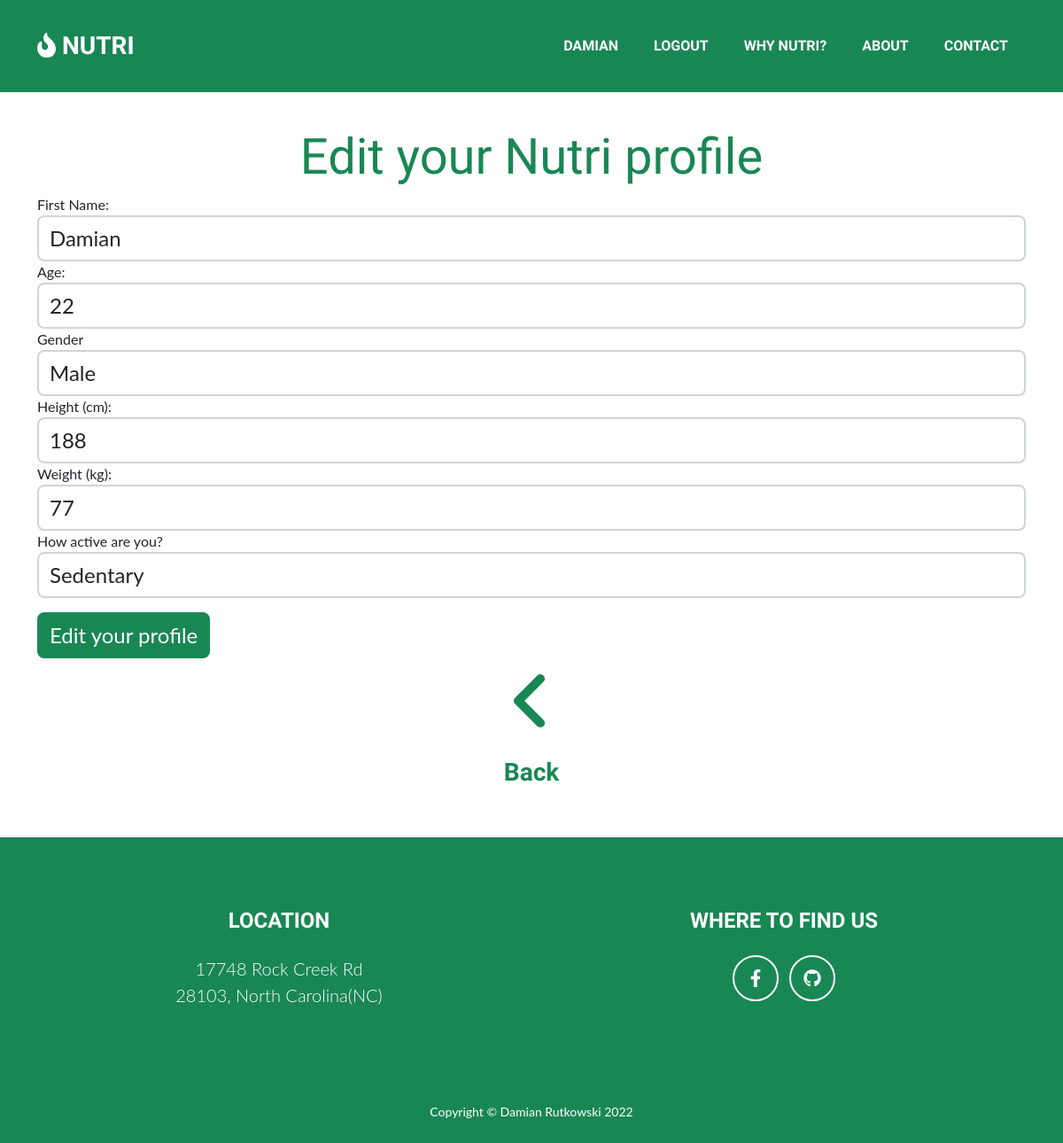
The app's page /profile/edit (signed in) with its own data.
### dbmodels.py (models this page shows)
class User(UserMixin, db.Model):
    id = db.Column(db.Integer, primary_key=True)
    email = db.Column(db.String(250), unique=True, nullable=False)
    password = db.Column(db.String(250), nullable=False)
    name = db.Column(db.String(250), nullable=False)
    age = db.Column(db.Integer, nullable=False)
    gender = db.Column(db.String(10), nullable=False)
    height = db.Column(db.Integer, nullable=False)
    weight = db.Column(db.Integer, nullable=False)
    activity_level = db.Column(db.Integer)
    exercises = db.relationship('Exercise', backref="user")
    meals = db.relationship('Meal', backref="user")

### main.py (the view, shortened to what this page needs)
@app.route("/profile/edit", methods=["GET","POST"])
@login_required
def edit_profile():
    editform = EditForm()
    user = User.query.filter_by(id=current_user.id).first()
    editform.height.data = user.height
    editform.weight.data = user.weight
    editform.age.data = user.age
    editform.gender.data = user.gender
    editform.name.data = user.name
    editform.activity_level.data = user.activity_level
    return render_template("edit_profile.html", form=editform)

### forms.py
class EditForm(FlaskForm):
    name = StringField("First Name: ", validators=[DataRequired()],render_kw={'placeholder':'Type your new name','style':'font-size:1.5em;'})
    age = IntegerField("Age: ", validators=[DataRequired()],render_kw={'placeholder':'Type your new age','style':'font-size:1.5em;'})
    gender = SelectField(u'Gender', choices=[('male', 'Male'), ('female', 'Female')],render_kw={'style':'font-size:1.5em;'})
    height = IntegerField("Height (cm): ", validators=[DataRequired()],render_kw={'placeholder':'Type your new height','style':'font-size:1.5em;'})
    weight = IntegerField("Weight (kg): ", validators=[DataRequired()],render_kw={'placeholder':'Type your new weight','style':'font-size:1.5em;'})
    activity_level = SelectField(u"How active are you? ", choices=[('0', 'Sedentary'), ('1', 'Light activity'),
                                                                   ('2', 'Moderate Activity'), ('3', 'Active'),
                                                                   ('4', 'Very active')],render_kw={'style':'font-size:1.5em;'})
    submit = SubmitField("Edit your profile",render_kw={'style':'font-size:1.5em;margin-top:1rem!important;'})

### main.py (called while the page is built)
@login_manager.user_loader
def load_user(user_id):
    return User.query.get(int(user_id))

### templates/edit_profile.html (shortened to what this page needs)
{% extends 'base.html' %}
{% import "bootstrap/wtf.html" as wtf %}
{% block styles %}
{{super()}}
{% endblock %}
{% block content %}
<div class="container">
    <div class="jumbotron jumbotron-fluid">
          <div class="container">
            <h1 class="display-4 text-success text-center">Edit your Nutri profile</h1>
          </div>
    </div>
        <div class="row mt-2">
            <div class="col-lg-offset-4 col-md-offset-4 mb-2">
         {{ wtf.quick_form(form, novalidate=True, button_map={"submit": "success"}) }}
            </div>
        </div>
              <div class="row text-success text-center mb-5">
                        <div class="col-md-12 col-lg-12 text-center">
                            <a class="text-decoration-none" href="{{url_for('profile_info')}}">
                                <i class="fa-solid fa-angle-left fa-5x text-success"></i>
                                <h3 class="text-center text-success mt-4">Back</h3>
                            </a>
                     </div>
                 </div>
        </div>
{%  endblock content %}

### templates/nav.html (shortened to what this page needs)
 <nav class="navbar navbar-expand-lg bg-success text-uppercase fixed-top" id="mainNav">
            <div class="container">
                <a class="navbar-brand" href="{{url_for('home')}}"><i class="fa-solid fa-fire-flame-curved"></i> Nutri</a>
                <div class="collapse navbar-collapse" id="navbarResponsive">
                    <ul class="navbar-nav ms-auto">
                        {% if current_user.is_authenticated %}
                        <li class="nav-item mx-0 mx-lg-1"><a class="nav-link py-3 px-0 px-lg-3 rounded" href="{{url_for('profile')}}">{{current_user.name}}</a></li>
                        <li class="nav-item mx-0 mx-lg-1"><a class="nav-link py-3 px-0 px-lg-3 rounded" href="{{url_for('logout')}}">Logout</a></li>
                        {% endif %}
                        <li class="nav-item mx-0 mx-lg-1"><a class="nav-link py-3 px-0 px-lg-3 rounded" href="{{url_for('home')}}#portfolio">Why Nutri?</a></li>
                        <li class="nav-item mx-0 mx-lg-1"><a class="nav-link py-3 px-0 px-lg-3 rounded" href="{{url_for('home')}}#about">About</a></li>
                        <li class="nav-item mx-0 mx-lg-1"><a class="nav-link py-3 px-0 px-lg-3 rounded" href="{{url_for('home')}}#contact">Contact</a></li>
                    </ul>
                </div>
            </div>
        </nav>

### templates/edit_profile.html (style rules this page uses)
body { display: flex; flex-direction: column; min-height: 100vh; }

### records on screen
User: name "DAMIAN", name "Damian", age "22", gender "Male", height "188", weight "77", activity_level "Sedentary"
